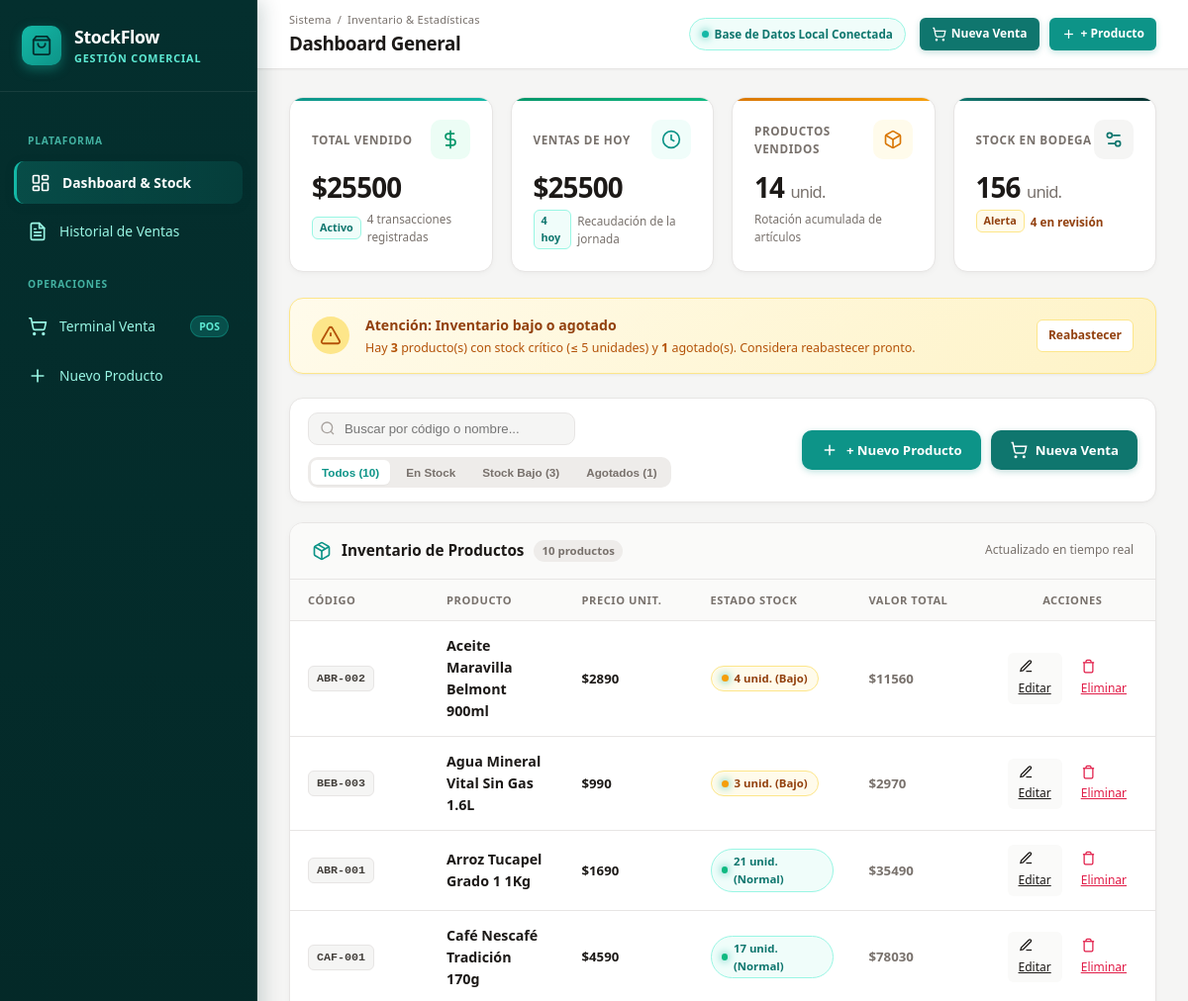
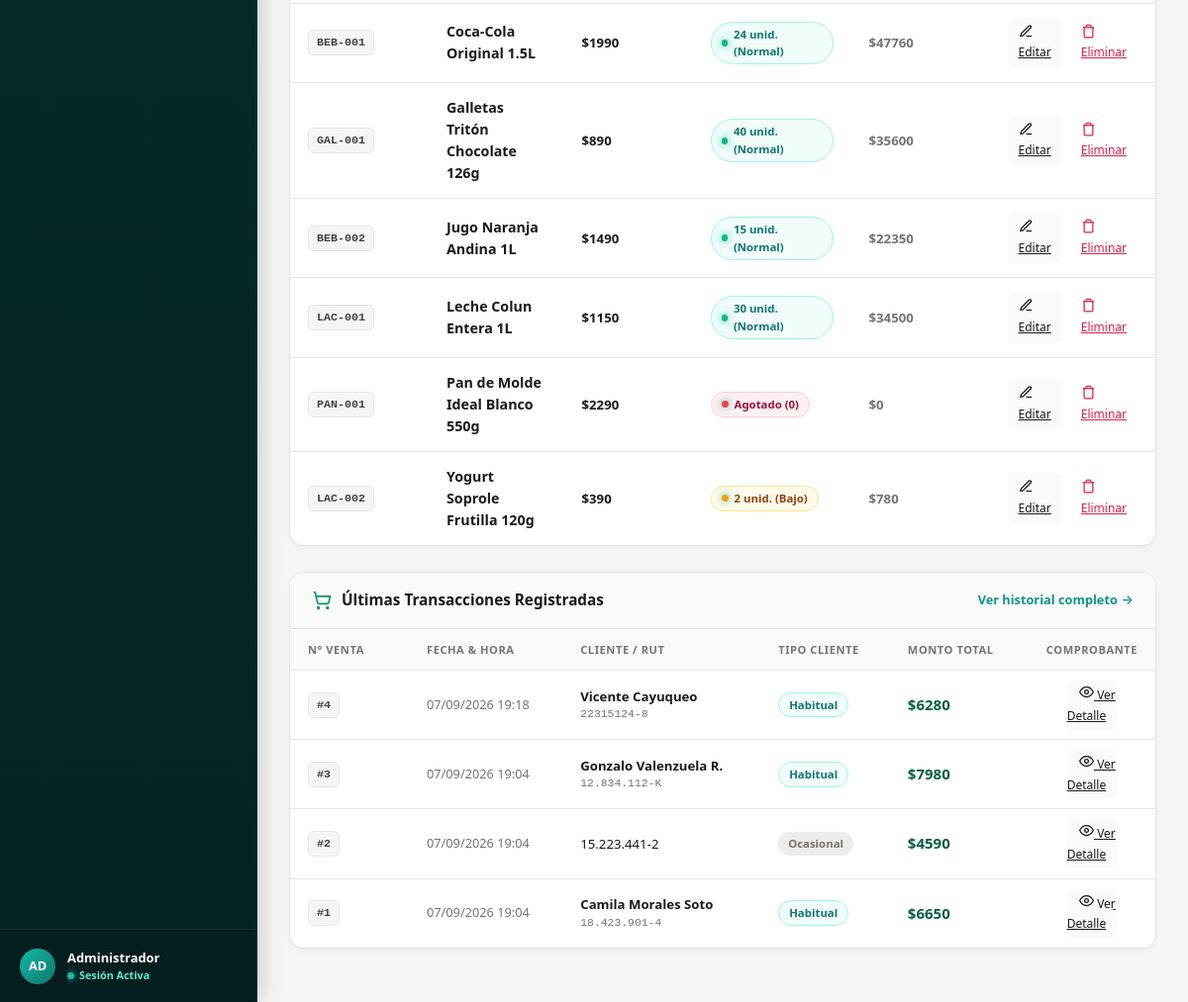
Before: / with the older database file (2 pictures, top to bottom).
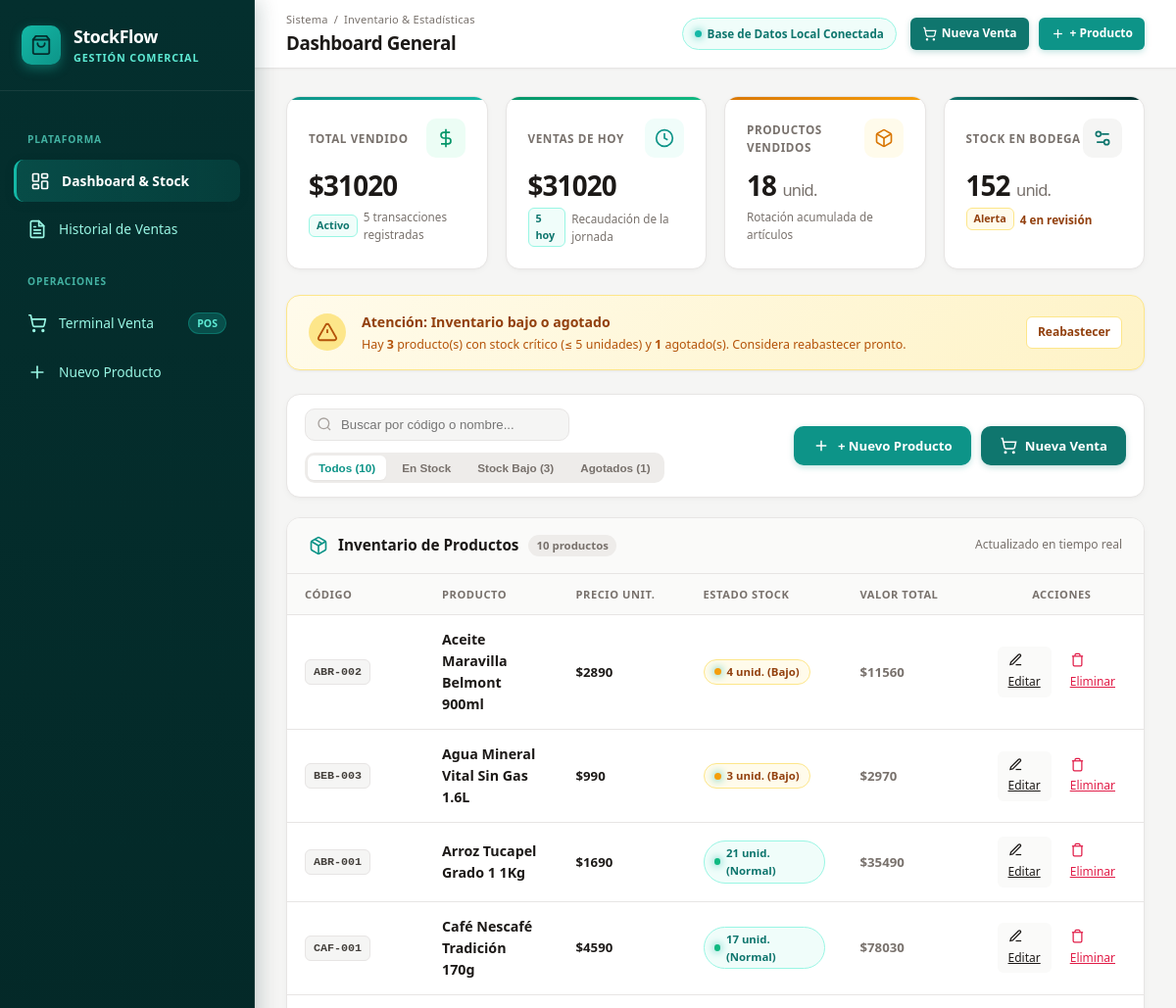
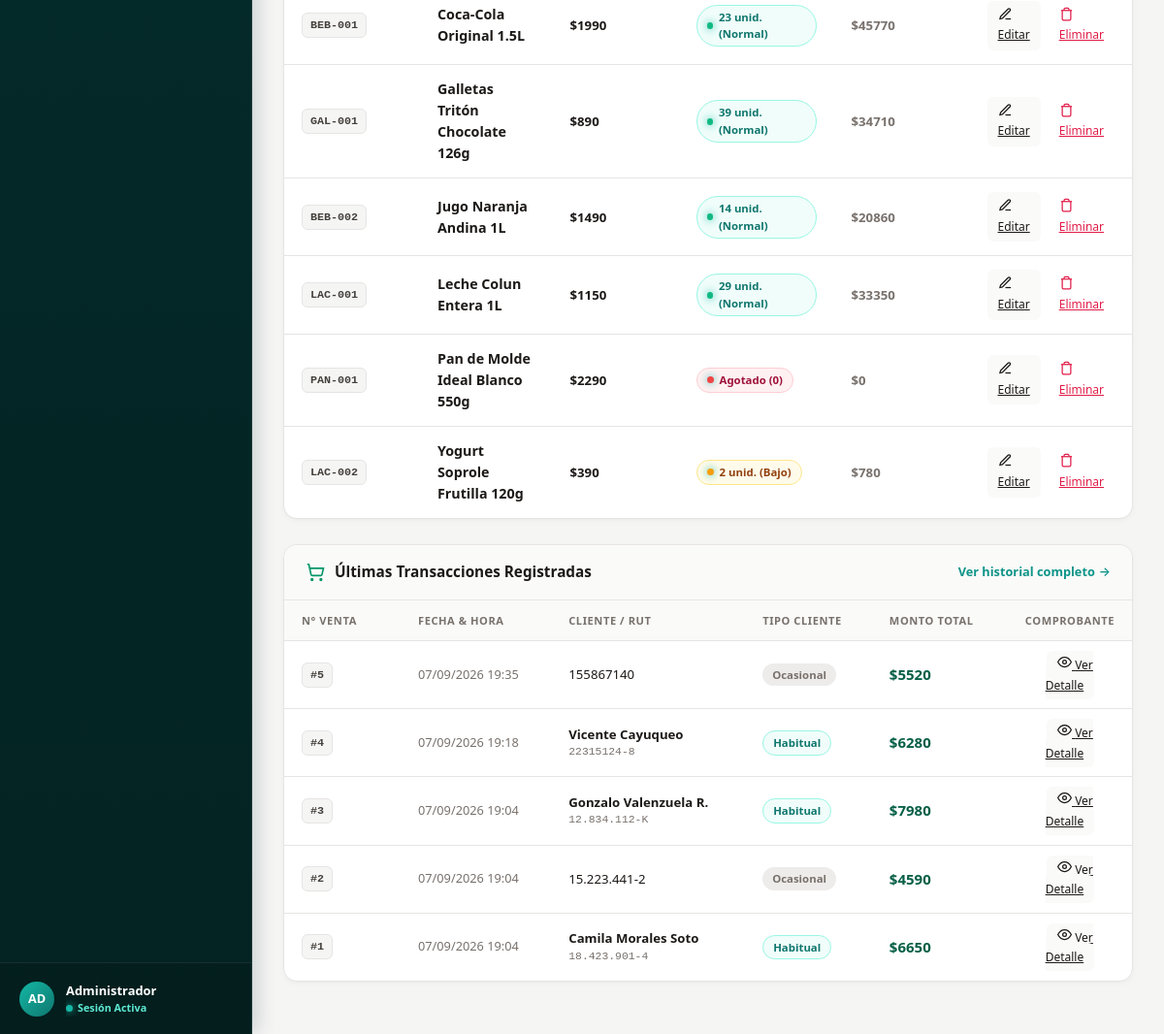
After: the same page with the newer database file (2 pictures, top to bottom).
### ventas/models.py (models this page shows, shortened)
class Producto(models.Model):
    codigo = models.CharField(max_length=20, unique=True)
    nombre = models.CharField(max_length=100)
    cantidad = models.IntegerField(default=0)
    precio = models.DecimalField(max_digits=10, decimal_places=2)

class Venta(models.Model):
    cliente = models.ForeignKey('Cliente', on_delete=models.SET_NULL, null=True, blank=True)
    rut_boleta = models.CharField(max_length=12, blank=True, null=True)
    fecha = models.DateTimeField(auto_now_add=True)
    total = models.DecimalField(max_digits=10, decimal_places=2, default=0)

class Cliente(models.Model):
    rut = models.CharField(max_length=12, unique=True)
    nombre = models.CharField(max_length=100, blank=True, null=True)

### ventas/views.py (the view)
# urls.py: path('', views.lista_productos, name='lista_productos'),
def lista_productos(request):
    productos = Producto.objects.all().order_by('nombre')
    total_productos = productos.count()
    total_stock = productos.aggregate(total=Sum('cantidad'))['total'] or 0
    productos_bajo_stock = productos.filter(cantidad__lte=5, cantidad__gt=0)
    productos_agotados = productos.filter(cantidad=0)
    total_ventas_monto = Venta.objects.aggregate(total=Sum('total'))['total'] or 0
    total_ventas_count = Venta.objects.count()
    hoy = timezone.now().date()
    ventas_hoy_qs = Venta.objects.filter(fecha__date=hoy)
    total_ventas_hoy = ventas_hoy_qs.aggregate(total=Sum('total'))['total'] or 0
    ventas_hoy_count = ventas_hoy_qs.count()
    unidades_vendidas = DetalleVenta.objects.aggregate(total=Sum('cantidad'))['total'] or 0
    ventas_recientes = Venta.objects.select_related('cliente').order_by('-fecha')[:6]
    context = {
        'productos': productos,
        'total_productos': total_productos,
        'total_stock': total_stock,
        'productos_bajo_stock': productos_bajo_stock,
        'productos_agotados': productos_agotados,
        'total_ventas_monto': total_ventas_monto,
        'total_ventas_count': total_ventas_count,
        'total_ventas_hoy': total_ventas_hoy,
        'ventas_hoy_count': ventas_hoy_count,
        'unidades_vendidas': unidades_vendidas,
        'ventas_recientes': ventas_recientes,
    }
    return render(request, 'ventas/lista_productos.html', context)

### ventas/templates/ventas/lista_productos.html (shortened to what this page needs)
{% extends 'ventas/base.html' %}
{% block section_name %}Inventario & Estadísticas{% endblock %}
{% block page_title %}Dashboard General{% endblock %}
{% block content %}
<section class="kpi-grid">
    <div class="kpi-card">
        <div class="kpi-header">
            <span class="kpi-label">Total Vendido</span>
            <div class="kpi-icon-box icon-green">
                <svg viewBox="0 0 24 24" fill="none" stroke="currentColor" stroke-width="2">
                    <line x1="12" y1="1" x2="12" y2="23"></line>
                    <path d="M17 5H9.5a3.5 3.5 0 0 0 0 7h5a3.5 3.5 0 0 1 0 7H6"></path>
                </svg>
            </div>
        </div>
        <div class="kpi-value">${{ total_ventas_monto|floatformat:0 }}</div>
        <div class="kpi-footer">
            <span class="kpi-badge badge-trend-up">Activo</span>
            <span>{{ total_ventas_count }} transacciones registradas</span>
        </div>
    </div>
    <div class="kpi-card">
        <div class="kpi-header">
            <span class="kpi-label">Ventas de Hoy</span>
            <div class="kpi-icon-box icon-blue">
                <svg viewBox="0 0 24 24" fill="none" stroke="currentColor" stroke-width="2">
                    <circle cx="12" cy="12" r="10"></circle>
                    <polyline points="12 6 12 12 16 14"></polyline>
                </svg>
            </div>
        </div>
        <div class="kpi-value">${{ total_ventas_hoy|floatformat:0 }}</div>
        <div class="kpi-footer">
            <span class="kpi-badge badge-trend-up">{{ ventas_hoy_count }} hoy</span>
            <span>Recaudación de la jornada</span>
        </div>
    </div>
    <div class="kpi-card">
        <div class="kpi-header">
            <span class="kpi-label">Productos Vendidos</span>
            <div class="kpi-icon-box icon-purple">
                <svg viewBox="0 0 24 24" fill="none" stroke="currentColor" stroke-width="2">
                    <path d="M21 8a2 2 0 0 0-1-1.73l-7-4a2 2 0 0 0-2 0l-7 4A2 2 0 0 0 3 8v8a2 2 0 0 0 1 1.73l7 4a2 2 0 0 0 2 0l7-4A2 2 0 0 0 21 16Z"></path>
                    <path d="m3.3 7 8.7 5 8.7-5"></path>
                    <path d="M12 22V12"></path>
                </svg>
            </div>
        </div>
        <div class="kpi-value">{{ unidades_vendidas }} <span style="font-size: 1.1rem; font-weight: 500; color: var(--color-text-muted);">unid.</span></div>
        <div class="kpi-footer">
            <span>Rotación acumulada de artículos</span>
        </div>
    </div>
    <div class="kpi-card">
        <div class="kpi-header">
            <span class="kpi-label">Stock en Bodega</span>
            <div class="kpi-icon-box icon-amber">
                <svg viewBox="0 0 24 24" fill="none" stroke="currentColor" stroke-width="2">
                    <path d="M20 7h-9"></path><path d="M14 17H5"></path><circle cx="17" cy="17" r="3"></circle><circle cx="7" cy="7" r="3"></circle>
                </svg>
            </div>
        </div>
        <div class="kpi-value">{{ total_stock }} <span style="font-size: 1.1rem; font-weight: 500; color: var(--color-text-muted);">unid.</span></div>
        <div class="kpi-footer">
            {% if productos_bajo_stock.count > 0 or productos_agotados.count > 0 %}
                <span class="kpi-badge badge-trend-alert">Alerta</span>
                <span style="color: var(--color-warning-text); font-weight: 600;">
                    {{ productos_bajo_stock.count|add:productos_agotados.count }} en revisión
                </span>
            {% else %}
                <span class="kpi-badge badge-trend-up">Óptimo</span>
                <span>{{ total_productos }} ítems registrados</span>
            {% endif %}
        </div>
    </div>
</section>
{% if productos_bajo_stock or productos_agotados %}
<div class="critical-stock-alert">
    <div class="critical-stock-left">
        <div class="critical-stock-icon">
            <svg viewBox="0 0 24 24" fill="none" stroke="currentColor" stroke-width="2" width="22" height="22">
                <path d="m21.73 18-8-14a2 2 0 0 0-3.48 0l-8 14A2 2 0 0 0 4 21h16a2 2 0 0 0 1.73-3Z"></path>
                <line x1="12" y1="9" x2="12" y2="13"></line>
                <line x1="12" y1="17" x2="12.01" y2="17"></line>
            </svg>
        </div>
        <div>
            <div class="critical-stock-title">Atención: Inventario bajo o agotado</div>
            <div class="critical-stock-text">
                Hay <strong>{{ productos_bajo_stock.count }}</strong> producto(s) con stock crítico (&le; 5 unidades) y
                <strong>{{ productos_agotados.count }}</strong> agotado(s). Considera reabastecer pronto.
            </div>
        </div>
    </div>
    <a href="{% url 'crear_producto' %}" class="btn btn-sm btn-outline" style="background: white; border-color: var(--color-warning-border); color: #92400e;">
        Reabastecer
    </a>
</div>
{% endif %}
<div class="toolbar-card">
    <div class="toolbar-left">
        <div class="search-box">
            <input type="text" id="productSearchInput" class="search-input" placeholder="Buscar por código o nombre...">
        </div>
        <div class="filter-group">
            <button type="button" class="filter-chip active" data-filter="all">Todos ({{ total_productos }})</button>
            <button type="button" class="filter-chip" data-filter="in_stock">En Stock</button>
            <button type="button" class="filter-chip" data-filter="low_stock">Stock Bajo ({{ productos_bajo_stock.count }})</button>
            <button type="button" class="filter-chip" data-filter="out_of_stock">Agotados ({{ productos_agotados.count }})</button>
        </div>
    </div>
    <div class="toolbar-right">
        <a href="{% url 'crear_producto' %}" class="btn btn-primary">
            <svg viewBox="0 0 24 24" fill="none" stroke="currentColor" stroke-width="2">
                <line x1="12" y1="5" x2="12" y2="19"></line>
                <line x1="5" y1="12" x2="19" y2="12"></line>
            </svg>
            <span>+ Nuevo Producto</span>
        </a>
        <a href="{% url 'registrar_venta' %}" class="btn btn-success">
            <svg viewBox="0 0 24 24" fill="none" stroke="currentColor" stroke-width="2">
                <circle cx="8" cy="21" r="1"/><circle cx="19" cy="21" r="1"/>
                <path d="M2.05 2.05h2l2.66 12.42a2 2 0 0 0 2 1.58h9.78a2 2 0 0 0 1.95-1.57l1.65-7.43H5.12"/>
            </svg>
            <span>Nueva Venta</span>
        </a>
    </div>
</div>
<div class="table-card">
    <div class="table-card-header">
        <div class="table-title">
            <span>Inventario de Productos</span>
            <span class="table-title-count" id="visibleProductsCount">{{ total_productos }} producto{{ total_productos|pluralize:"s" }}</span>
        </div>
        <span style="font-size: 0.8rem; color: var(--color-text-muted);">Actualizado en tiempo real</span>
    </div>
    <div class="table-responsive">
        <table class="modern-table" id="productsTable">
            <thead>
                <tr>
                    <th style="width: 140px;">Código</th>
                    <th>Producto</th>
                    <th style="width: 130px;">Precio Unit.</th>
                    <th style="width: 160px;">Estado Stock</th>
                    <th style="width: 140px;">Valor Total</th>
                    <th style="width: 150px; text-align: center;">Acciones</th>
                </tr>
            </thead>
            <tbody>
                {% for p in productos %}
                <tr data-name="{{ p.nombre }}" data-code="{{ p.codigo }}" data-stock="{{ p.cantidad }}">
                    <td>
                        <span class="code-pill">{{ p.codigo }}</span>
                    </td>
                    <td class="product-name-cell">
                        <div style="font-weight: 600; font-size: 0.95rem;">{{ p.nombre }}</div>
                    </td>
                    <td class="price-cell">
                        ${{ p.precio|floatformat:0 }}
                    </td>
                    <td>
                        {% if p.cantidad > 5 %}
                            <span class="status-badge badge-stock-normal">
                                <span class="status-dot" style="background-color: #10b981;"></span>
                                {{ p.cantidad }} unid. (Normal)
                            </span>
                        {% elif p.cantidad > 0 %}
                            <span class="status-badge badge-stock-low">
                                <span class="status-dot" style="background-color: #f59e0b;"></span>
                                {{ p.cantidad }} unid. (Bajo)
                            </span>
                        {% else %}
                            <span class="status-badge badge-stock-out">
                                <span class="status-dot" style="background-color: #ef4444;"></span>
                                Agotado (0)
                            </span>
                        {% endif %}
                    </td>
                    <td class="price-cell" style="color: var(--color-text-muted);">
                        {% widthratio p.precio 1 p.cantidad as valor_total %}
                        ${{ valor_total }}
                    </td>
                    <td>
                        <div class="table-actions" style="justify-content: center;">
                            <a href="{% url 'editar_producto' p.id %}" class="btn-sm btn-secondary" title="Editar Producto">
                                <svg viewBox="0 0 24 24" fill="none" stroke="currentColor" stroke-width="2">
                                    <path d="M12 20h9"></path>
                                    <path d="M16.5 3.5a2.121 2.121 0 0 1 3 3L7 19l-4 1 1-4L16.5 3.5z"></path>
                                </svg>
                                <span>Editar</span>
                            </a>
                            <a href="{% url 'eliminar_producto' p.id %}" class="btn-sm btn-outline" title="Eliminar Producto" style="color: var(--color-danger); border-color: #fecaca;">
                                <svg viewBox="0 0 24 24" fill="none" stroke="currentColor" stroke-width="2">
                                    <polyline points="3 6 5 6 21 6"></polyline>
                                    <path d="M19 6v14a2 2 0 0 1-2 2H7a2 2 0 0 1-2-2V6m3 0V4a2 2 0 0 1 2-2h4a2 2 0 0 1 2 2v2"></path>
                                </svg>
                                <span>Eliminar</span>
                            </a>
                        </div>
                    </td>
                </tr>
                {% endfor %}
            </tbody>
        </table>
    </div>
</div>
<div class="table-card">
    <div class="table-card-header">
        <div class="table-title">
            <svg viewBox="0 0 24 24" fill="none" stroke="currentColor" stroke-width="2" width="20" height="20" style="color: var(--color-success);">
                <circle cx="8" cy="21" r="1"/><circle cx="19" cy="21" r="1"/>
                <path d="M2.05 2.05h2l2.66 12.42a2 2 0 0 0 2 1.58h9.78a2 2 0 0 0 1.95-1.57l1.65-7.43H5.12"/>
            </svg>
            <span>Últimas Transacciones Registradas</span>
        </div>
        <a href="{% url 'lista_ventas' %}" style="font-size: 0.85rem; font-weight: 600; color: var(--color-primary); text-decoration: none; display: flex; align-items: center; gap: 4px;">
            <span>Ver historial completo</span>
            <span>&rarr;</span>
        </a>
    </div>
    <div class="table-responsive">
        <table class="modern-table">
            <thead>
                <tr>
                    <th style="width: 120px;">N° Venta</th>
                    <th>Fecha & Hora</th>
                    <th>Cliente / RUT</th>
                    <th>Tipo Cliente</th>
                    <th style="width: 140px;">Monto Total</th>
                    <th style="width: 120px; text-align: center;">Comprobante</th>
                </tr>
            </thead>
            <tbody>
                {% for v in ventas_recientes %}
                <tr>
                    <td>
                        <span class="code-pill">#{{ v.id }}</span>
                    </td>
                    <td style="color: var(--color-text-muted); font-size: 0.85rem;">
                        {{ v.fecha|date:"d/m/Y H:i" }}
                    </td>
                    <td>
                        {% if v.cliente %}
                            <strong>{{ v.cliente.nombre|default:"Cliente Registrado" }}</strong>
                            <div style="font-size: 0.76rem; color: var(--color-text-muted); font-family: monospace;">{{ v.cliente.rut }}</div>
                        {% else %}
                            <span>{{ v.rut_boleta|default:"Consumidor Final" }}</span>
                        {% endif %}
                    </td>
                    <td>
                        {% if v.cliente %}
                            <span class="status-badge badge-stock-normal">Habitual</span>
                        {% else %}
                            <span class="status-badge" style="background-color: var(--color-surface-muted); color: var(--color-text-muted);">Ocasional</span>
                        {% endif %}
                    </td>
                    <td class="price-cell" style="font-size: 1rem; color: var(--color-success-text);">
                        ${{ v.total|floatformat:0 }}
                    </td>
                    <td style="text-align: center;">
                        <a href="{% url 'detalle_venta' v.id %}" class="btn-sm btn-secondary" title="Ver Detalle de Venta">
                            <svg viewBox="0 0 24 24" fill="none" stroke="currentColor" stroke-width="2" width="14" height="14">
                                <path d="M1 12s4-8 11-8 11 8 11 8-4 8-11 8-11-8-11-8z"></path>
                                <circle cx="12" cy="12" r="3"></circle>
                            </svg>
                            <span>Ver Detalle</span>
                        </a>
                    </td>
                </tr>
                {% endfor %}
            </tbody>
        </table>
    </div>
</div>
{% endblock %}

Changed rows visible on the page:
changed Producto "Coca-Cola Original 1.5L": cantidad "24" → "23"; valor_total "47760" → "45770"
changed Producto "Galletas Tritón Chocolate 126g": cantidad "40" → "39"; valor_total "35600" → "34710"
changed Producto "Jugo Naranja Andina 1L": cantidad "15" → "14"; valor_total "22350" → "20860"
changed Producto "Leche Colun Entera 1L": cantidad "30" → "29"; valor_total "34500" → "33350"
added Venta: id "5", fecha "07/09/2026 19:35", rut_boleta "155867140", shows "Ocasional", total "5520"
Other visible differences:
{{ total_ventas_monto|floatformat:0 }}: "25500" → "31020"
{{ total_ventas_count }}: "4" → "5"
{{ total_ventas_hoy|floatformat:0 }}: "25500" → "31020"
{{ ventas_hoy_count }}: "4" → "5"
{{ unidades_vendidas }}: "14" → "18"
{{ total_stock }}: "156" → "152"
